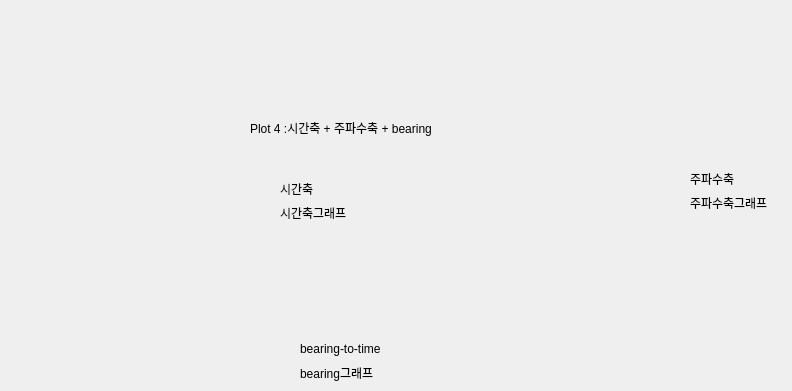
                     <widget class="QWidget" name="plot4_page">
                      <widget class="QLabel" name="label_25">
                       <property name="geometry">
                        <rect>
                         <x>250</x>
                         <y>120</y>
                         <width>221</width>
                         <height>16</height>
                        </rect>
                       </property>
                       <property name="text">
                        <string>Plot 4 :시간축 + 주파수축 + bearing</string>
                       </property>
                      </widget>
                      <widget class="QWidget" name="layoutWidget_7">
                       <property name="geometry">
                        <rect>
                         <x>280</x>
                         <y>180</y>
                         <width>80</width>
                         <height>42</height>
                        </rect>
                       </property>
                       <layout class="QVBoxLayout" name="verticalLayout_37">
                        <item>
                         <widget class="QLabel" name="label_26">
                          <property name="text">
                           <string>시간축</string>
                          </property>
                         </widget>
                        </item>
                        <item>
                         <widget class="QLabel" name="label_27">
                          <property name="text">
                           <string>시간축그래프</string>
                          </property>
                         </widget>
                        </item>
                       </layout>
                      </widget>
                      <widget class="QWidget" name="layoutWidget_8">
                       <property name="geometry">
                        <rect>
                         <x>300</x>
                         <y>340</y>
                         <width>94</width>
                         <height>42</height>
                        </rect>
                       </property>
                       <layout class="QVBoxLayout" name="verticalLayout_38">
                        <item>
                         <widget class="QLabel" name="label_28">
                          <property name="text">
                           <string>bearing-to-time</string>
                          </property>
                         </widget>
                        </item>
                        <item>
                         <widget class="QLabel" name="label_29">
                          <property name="text">
                           <string>bearing그래프</string>
                          </property>
                         </widget>
                        </item>
                       </layout>
                      </widget>
                      <widget class="QWidget" name="layoutWidget_9">
                       <property name="geometry">
                        <rect>
                         <x>690</x>
                         <y>170</y>
                         <width>93</width>
                         <height>42</height>
                        </rect>
                       </property>
                       <layout class="QVBoxLayout" name="verticalLayout_39">
                        <item>
                         <widget class="QLabel" name="label_30">
                          <property name="text">
                           <string>주파수축</string>
                          </property>
                         </widget>
                        </item>
                        <item>
                         <widget class="QLabel" name="label_31">
                          <property name="text">
                           <string>주파수축그래프</string>
                          </property>
                         </widget>
                        </item>
                       </layout>
                      </widget>
                     </widget>
